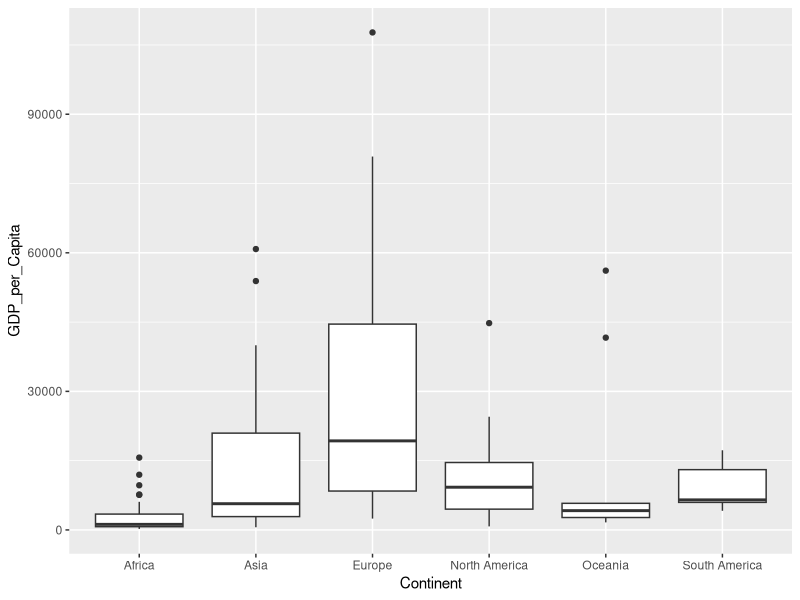
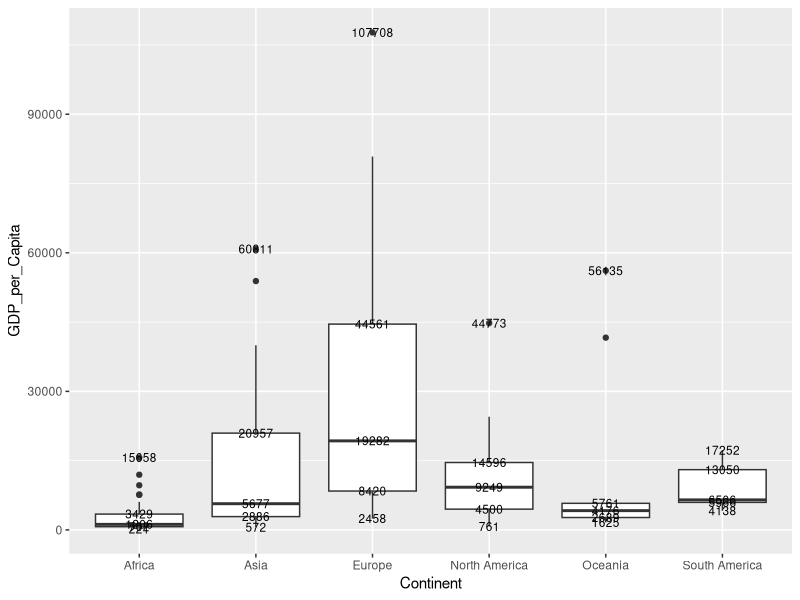
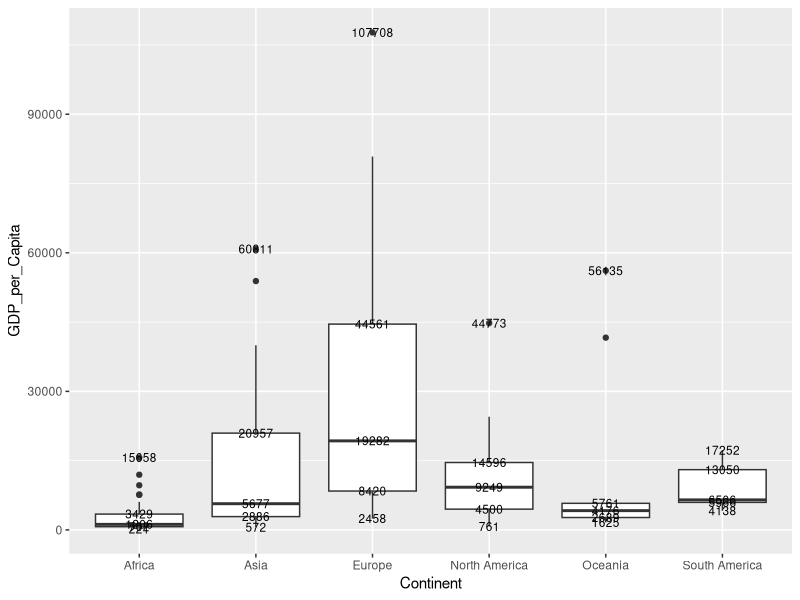
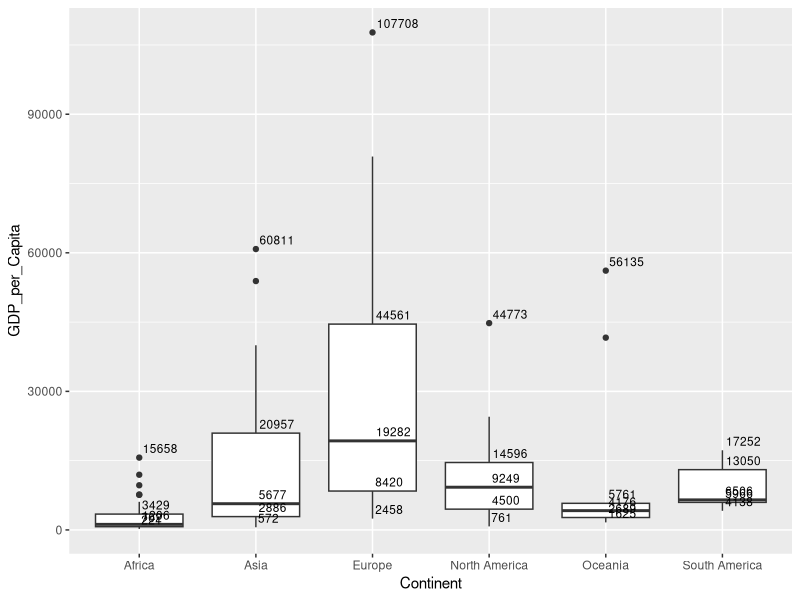
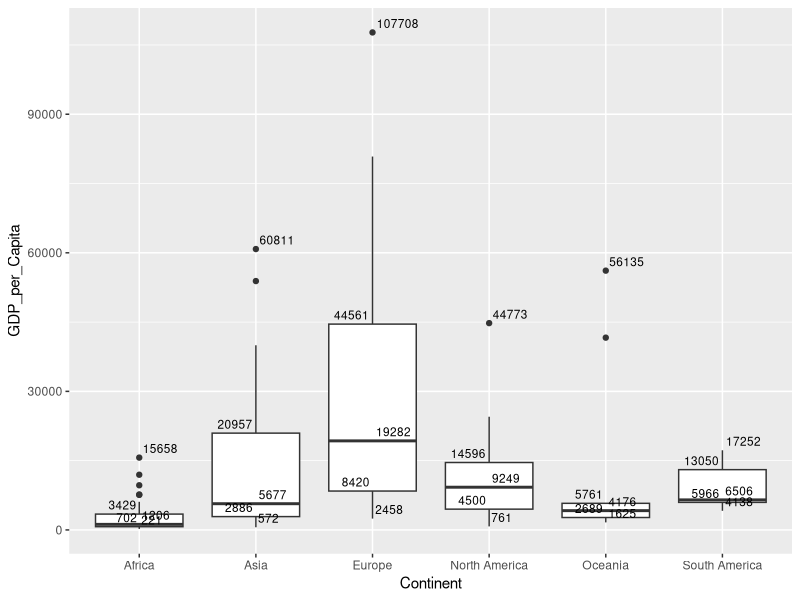

Here is the R script that generated these plots, in order:
## ---- chunk 1
knitr::opts_chunk$set(echo = TRUE)
## ---- chunk 2
library(dplyr)
library(ggplot2)
dataset <- read.csv("lifeCountry.csv", stringsAsFactors = FALSE)
## ---- chunk 3
a <- ggplot(dataset, aes(x=Continent, y=GDP_per_Capita)) + geom_boxplot() 
a 
## ---- chunk 4
summary(dataset$GDP_per_Capita)
GDP_stats <- dataset %>% 
  group_by(Continent) %>%
  summarise(Min = summary(GDP_per_Capita)[1],
            Q1 = summary(GDP_per_Capita)[2],
            Median = summary(GDP_per_Capita)[3],
            Q3 = summary(GDP_per_Capita)[5],
            Max = summary(GDP_per_Capita)[6])
GDP_stats[,-1] <- round(GDP_stats[,-1])
GDP_stats
## ---- chunk 5
a + 
  geom_text(data = GDP_stats, aes(x=Continent, y=Min, label=Min), size = 3) + 
  geom_text(data = GDP_stats, aes(x=Continent, y=Q1, label=Q1), size = 3) + 
  geom_text(data = GDP_stats, aes(x=Continent, y=Median, label=Median), size = 3) + 
  geom_text(data = GDP_stats, aes(x=Continent, y=Q3, label=Q3), size = 3) +
  geom_text(data = GDP_stats, aes(x=Continent, y=Max, label=Max), size = 3)  
## ---- chunk 6
a <- ggplot(dataset, aes(x=Continent, y=GDP_per_Capita)) + geom_boxplot() 
a +
  geom_text(data = GDP_stats, aes(x=Continent, y=Min, label=Min), size = 3) + 
  geom_text(data = GDP_stats, aes(x=Continent, y=Q1, label=Q1), size = 3) + 
  geom_text(data = GDP_stats, aes(x=Continent, y=Median, label=Median), size = 3) + 
  geom_text(data = GDP_stats, aes(x=Continent, y=Q3, label=Q3), size = 3) +
  geom_text(data = GDP_stats, aes(x=Continent, y=Max, label=Max), size = 3)  
## ---- chunk 7
h_shift = -0.1 # horizontal shift
v_shift = -0.5 # vertical shift 
a +
  geom_text(data = GDP_stats, 
            aes(x=Continent, y=Min, label=Min, hjust=h_shift, vjust=v_shift), 
            size = 3) + 
  geom_text(data = GDP_stats, 
            aes(x=Continent, y=Q1, label=Q1, hjust=h_shift, vjust=v_shift), 
            size = 3) + 
  geom_text(data = GDP_stats, 
            aes(x=Continent, y=Median, label=Median, hjust=h_shift, vjust=v_shift), 
            size = 3) + 
  geom_text(data = GDP_stats, 
            aes(x=Continent, y=Q3, label=Q3, hjust=h_shift, vjust=v_shift), 
            size = 3) +
  geom_text(data = GDP_stats, 
            aes(x=Continent, y=Max, label=Max, hjust=h_shift, vjust=v_shift), 
            size = 3)  
## ---- chunk 8
h_shift = -0.1 
h_shift2 = 1.1
v_shift = -0.5 
a +
  geom_text(data = GDP_stats, 
            aes(x=Continent, y=Min, label=Min, hjust=h_shift, vjust=v_shift), 
            size = 3) + 
  geom_text(data = GDP_stats, 
            aes(x=Continent, y=Q1, label=Q1, hjust=h_shift2, vjust=v_shift), 
            size = 3) + 
  geom_text(data = GDP_stats, 
            aes(x=Continent, y=Median, label=Median, hjust=h_shift, vjust=v_shift), 
            size = 3) + 
  geom_text(data = GDP_stats, 
            aes(x=Continent, y=Q3, label=Q3, hjust=h_shift2, vjust=v_shift), 
            size = 3) +
  geom_text(data = GDP_stats, 
            aes(x=Continent, y=Max, label=Max, hjust=h_shift, vjust=v_shift), 
            size = 3)  
